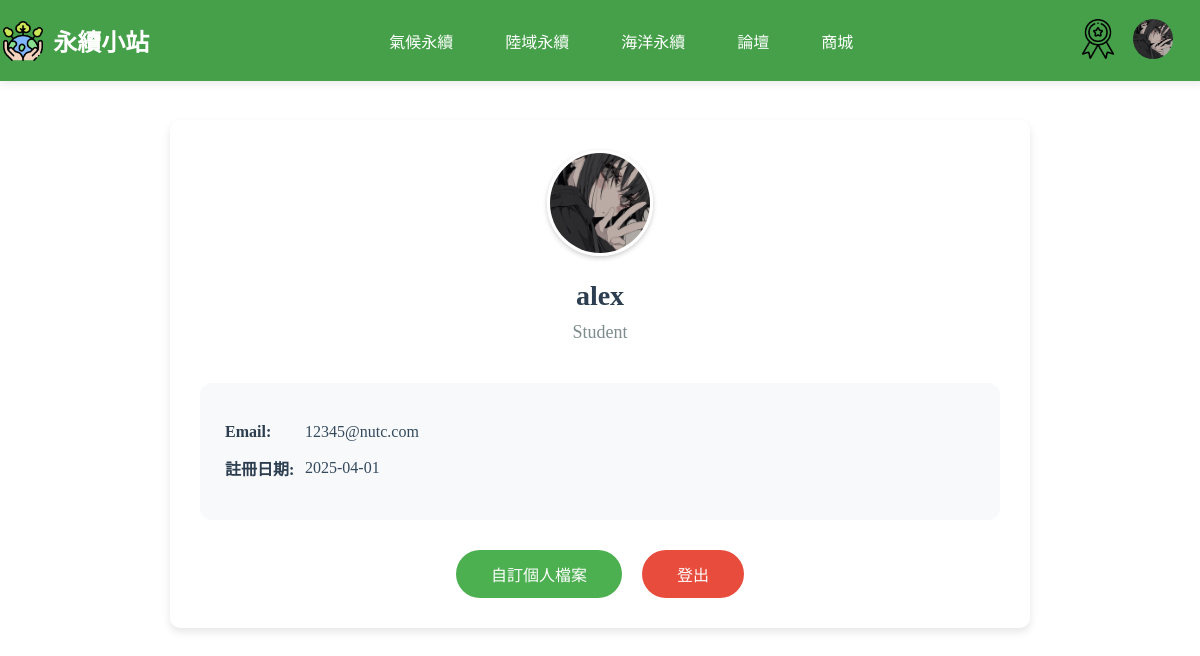
The page /php/user.php (signed in) on the database its author committed.
### tables this page shows
CREATE TABLE `user` (
  `UserID` int(11) NOT NULL COMMENT '使用者編號 (PK)',
  `Username` varchar(50) DEFAULT NULL COMMENT '使用者名稱',
  `Email` varchar(100) NOT NULL COMMENT '電子郵件',
  `Password` varchar(255) NOT NULL COMMENT '密碼 (加密儲存)',
  `JoinDate` datetime DEFAULT current_timestamp() COMMENT '註冊時間',
  `Status` enum('Student','Teacher','Admin') NOT NULL DEFAULT 'Student' COMMENT '使用者身份',
  `reset_token` varchar(255) DEFAULT NULL,
  `token_expire` datetime DEFAULT NULL,
  `AvatarURL` varchar(255) DEFAULT NULL,
  `BackgroundURL` varchar(255) DEFAULT NULL
);

### php/user.php (the view, shortened to what this page needs)
<?php
$servername = "localhost";
$db_username = "root";
$db_password = "";
$dbname = "sustain";
$conn = new mysqli($servername, $db_username, $db_password, $dbname);
$conn->set_charset("utf8mb4");
$username = $_SESSION['username'];
$sql = "SELECT * FROM user WHERE Username='$username'";
$result = $conn->query($sql);
if ($result->num_rows > 0) {
    $user = $result->fetch_assoc();
}
?>
<!DOCTYPE html>
<html lang="en">
<head>
    <link rel="stylesheet" href="../css/user.css">
    <link rel="stylesheet" href="../css/nav3.css">
</head>
<body>
    <header>
        <?php
        include "nav.php";
        ?>
    </header>
    <div class="user-profile-container">
        <div class="user-profile-card">
            <div class="user-profile-header" style="position: relative; z-index: 1;">
                <?php if (!empty($user['AvatarURL'])): ?>
                    <img src="../<?php echo htmlspecialchars($user['AvatarURL']); ?>" alt="用戶頭像" class="user-avatar">
                <?php else: ?>
                    <img src="../img/user.png" alt="用戶頭像" class="user-avatar">
                <?php endif; ?>
                <h2 class="user-name"><?php echo htmlspecialchars($user['Username']); ?></h2>
                <p class="user-status"><?php echo htmlspecialchars($user['Status']); ?></p>
            </div>
            <div class="user-info-section">
                <p class="user-info-item">
                    <strong class="user-info-label">Email:</strong>
                    <?php echo htmlspecialchars($user['Email'] ?? '未設置'); ?>
                </p>
                <p class="user-info-item">
                    <strong class="user-info-label">註冊日期:</strong>
                    <?php echo htmlspecialchars(isset($user['JoinDate']) ? date('Y-m-d', strtotime($user['JoinDate'])) : '未知'); ?>
                </p>
            </div>
            <div style="text-align: center; margin-top: 30px; display: flex; justify-content: center; gap: 20px;">
                <a href="profile_customize.php" class="custom-button">自訂個人檔案</a>
                <form action="logout.php" method="post" style="margin: 0;">
                    <button type="submit" class="logout-button">登出</button>
                </form>
            </div>
        </div>
    </div>
</body>
</html>

### php/nav.php (shortened to what this page needs)
<nav class="navbar">
    <div class="logo">
        <img src="../img/icon.png" style="color: white;" alt="永續小站 Logo">
        <h1 style="font-size: 24px;"><a href="index.php" class="logo-title">永續小站</a></h1>
    </div>
    <ul class="nav-links">
        <li><a href="climate.php" style="font-size: 16px;">氣候永續</a></li>
        <li><a href="landscape.php" style="font-size: 16px; ">陸域永續</a></li>
        <li><a href="ocean.php" style="font-size: 16px;">海洋永續</a></li>
        <li><a href="all_forums.php" style="font-size: 16px;">論壇</a></li>
        <?php if (isset($_SESSION['login_session']) && $_SESSION['login_session'] === true): ?>
            <li><a href="shop.php">商城</a></li>
        <?php endif; ?>
    </ul>
    <div class="nav-icons">
        <?php if (isset($_SESSION['login_session']) && $_SESSION['login_session'] === true): ?>
            <?php if (isset($_SESSION['role']) && $_SESSION['role'] === 'Teacher'): ?>
                <a href="teacher_achievement.php"><img src="../img/achv.png" alt="成就"></a>
            <?php elseif (isset($_SESSION['role']) && $_SESSION['role'] === 'Student'): ?>
                <a href="achievement.php"><img src="../img/achv.png" alt="成就"></a>
            <?php elseif (isset($_SESSION['role']) && $_SESSION['role'] === 'Admin'): ?>
                <a href="teacher_achievement.php"><img src="../img/achv.png" alt="成就"></a>
            <?php endif; ?>
        <?php endif; ?>
        <?php if (isset($_SESSION['login_session']) && $_SESSION['login_session'] === true): ?>
            <?php
            $avatarURL = $_SESSION['AvatarURL'] ?? 'img/user.png';
            if ($avatarURL === 'img/user.png') {
                $servername = "localhost";
                $db_username = "root";
                $db_password = "";
                $dbname = "sustain";
                $conn = new mysqli($servername, $db_username, $db_password, $dbname);
                $conn->set_charset("utf8mb4");
                $username = $_SESSION['username'];
                $sql = "SELECT AvatarURL FROM user WHERE Username='$username'";
                $result = $conn->query($sql);
                if ($result->num_rows > 0) {
                    $row = $result->fetch_assoc();
                    $avatarURL = $row['AvatarURL'] ?? 'img/user.png';
                }
            }
            ?>
            <a href="user.php"><img src="../<?php echo htmlspecialchars($avatarURL); ?>" alt="用戶" style="border-radius: 50%;"></a>
        <?php endif; ?>
    </div>
</nav>

### css/user.css (style rules this page uses)
body, html { margin: 0; padding: 0; height: 100%; }
.navbar { background-color: #4CAF50; padding: 0.1rem; display: flex; justify-content: space-between; align-items: center; color: white; box-shadow: 0 2px 10px rgba(0, 0, 0, 0.1); position: fixed; top: 0; left: 0; width: 100%; z-index: 9999; transition: background-color 0.3s ease; }
.logo { display: flex; align-items: center; margin-right: 30px; }
.logo img { width: 40px; height: 40px; margin-right: 10px; transition: transform 0.3s ease; }
.logo-title { text-decoration: none; color: white; transition: color 0.3s ease; }
.nav-links { list-style: none; padding: 0; margin: 0; display: flex; gap: 20px; }
.nav-links li a { text-decoration: none; color: white; font-size: 16px; padding: 0.5rem 1rem; transition: color 0.3s ease, background-color 0.3s ease; }
.nav-icons { display: flex; align-items: center; }
.nav-icons a { margin-left: 15px; }
.nav-icons img { height: 40px; width: 40px; filter: brightness(100%); transition: filter 0.3s ease; }
.user-profile-container { width: 1200px; margin: 100px auto 0; padding: 20px; box-sizing: border-box; }
.user-profile-card { background: white; border-radius: 15px; box-shadow: 0 4px 15px rgba(0, 0, 0, 0.1); padding: 40px; width: 100%; max-width: 600px; margin: 0 auto; }
.user-profile-header { text-align: center; margin-bottom: 40px; }
.user-avatar { width: 150px; height: 150px; border-radius: 50%; margin-bottom: 20px; box-shadow: 0 4px 10px rgba(0, 0, 0, 0.1); }
.user-name { margin: 0; color: #2c3e50; font-size: 28px; font-weight: 600; }
.user-status { color: #7f8c8d; font-size: 18px; margin: 10px 0 0; }
.user-info-section { background-color: #f8f9fa; border-radius: 12px; padding: 25px; margin: 30px 0; }
.user-info-item { margin: 15px 0; color: #34495e; font-size: 16px; display: flex; align-items: center; }
.user-info-label { min-width: 80px; color: #2c3e50; }
.logout-button { background-color: #e74c3c; color: white; border: none; padding: 12px 35px; border-radius: 25px; font-size: 16px; cursor: pointer; transition: all 0.3s ease; }
.custom-button { background-color: #4CAF50; color: white; border: none; padding: 12px 35px; border-radius: 25px; font-size: 16px; cursor: pointer; transition: all 0.3s ease; text-decoration: none; }

### css/nav3.css (style rules this page uses)
body, html { margin: 0; padding: 0; height: 100%; }
.navbar { background-color: #4CAF50; padding: 0.2rem; display: flex; justify-content: space-between; align-items: center; color: white; box-shadow: 0 2px 10px rgba(0, 0, 0, 0.1); position: fixed; top: 0; left: 0; width: 100%; z-index: 9999; transition: background-color 0.3s ease; }
.logo { display: flex; align-items: center; }
.logo img { width: 40px; height: 40px; margin-right: 10px; transition: transform 0.3s ease; }
.logo-title { text-decoration: none; color: white; transition: color 0.3s ease; }
.nav-links { list-style: none; padding: 0; margin: 0; display: flex; gap: 20px; }
.nav-links li a { text-decoration: none; color: white; font-size: 16px; padding: 0.5rem 1rem; transition: color 0.3s ease, background-color 0.3s ease; }
.nav-icons { display: flex; align-items: center; margin-right: 30px; }
.nav-icons a { margin-left: 15px; }
.nav-icons img { height: 40px; width: 40px; filter: brightness(100%); transition: filter 0.3s ease; }

### php/user.php (style rules this page uses)
.user-profile-container { position: relative; padding: 20px; }
.user-profile-card { position: relative; background-color: #fff; border-radius: 10px; box-shadow: 0 4px 8px rgba(0, 0, 0, 0.1); padding: 30px; max-width: 800px; margin: 0 auto; z-index: 1; }
.user-avatar { width: 100px; height: 100px; border-radius: 50%; object-fit: cover; border: 3px solid white; box-shadow: 0 2px 5px rgba(0, 0, 0, 0.2); }

### rows shown on the page
user: AvatarURL (picture), Username "alex", Status "Student", Email "12345@nutc.com", JoinDate "2025-04-01"
